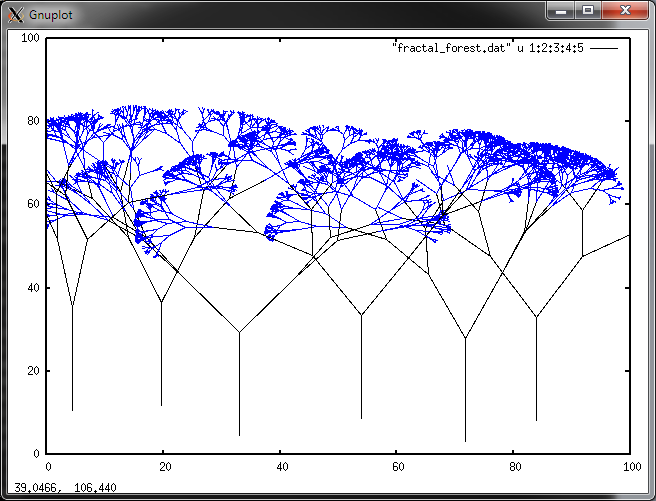

This chart was generated by the following gnuplot code:
reset
set term x11 noraise
set xrange[0:100]
set yrange[0:100]
plot "fractal_forest.dat" u 1:2:3:4:5 w vectors nohead lc rgb variable
pause 1
reread
